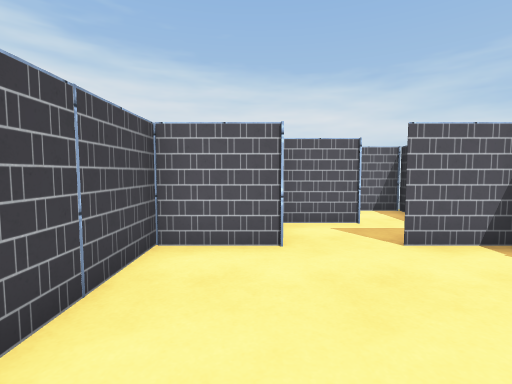
View 1 (above)

12 first-person views from a walk through a Unity game level. The camera is 1.2 m above the floor, tilts 4° down and sees 85° across. The floor is counted in squares, 1 m on a side. Each view is taken from the middle of a square. On the plan, view 1 faces up. The plan holds only what a view shows up to about 13 squares ahead; the rest is blank. The place goes on beyond the plan. The player character is not drawn. Some surface patterns are stand-ins.

View 2
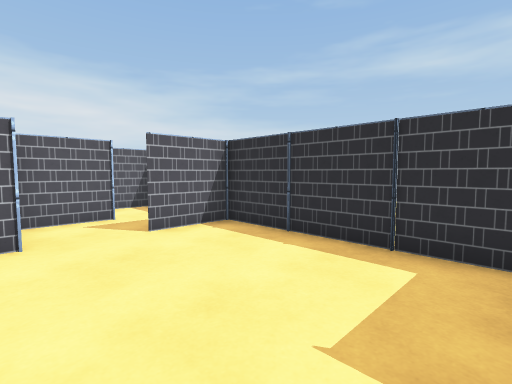

View 3
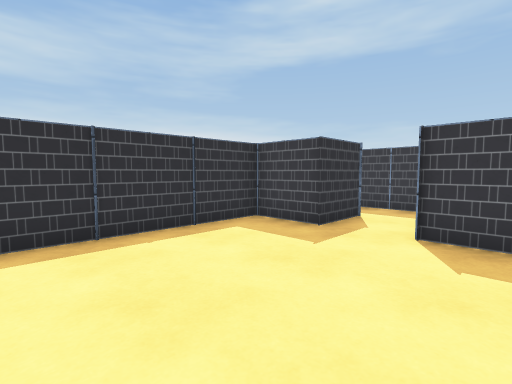

View 4
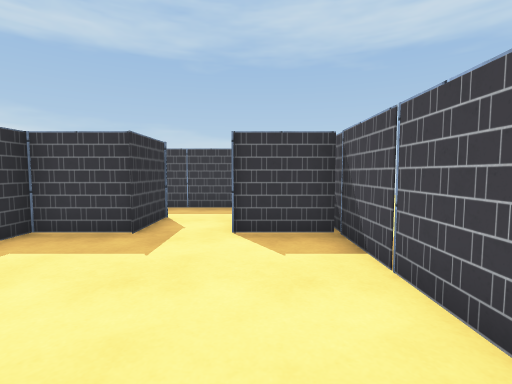

View 5
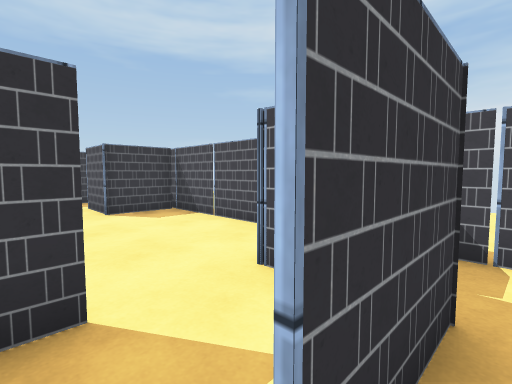

View 6
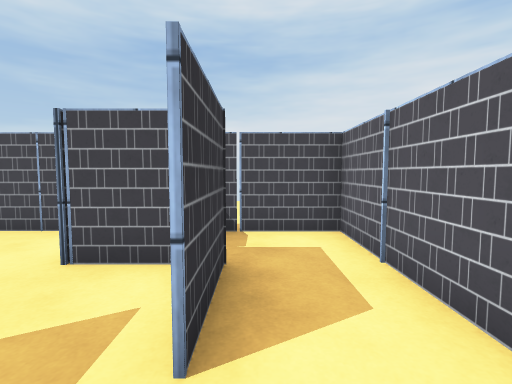

View 7
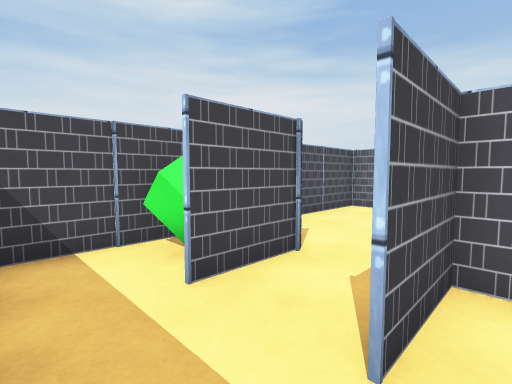

View 8
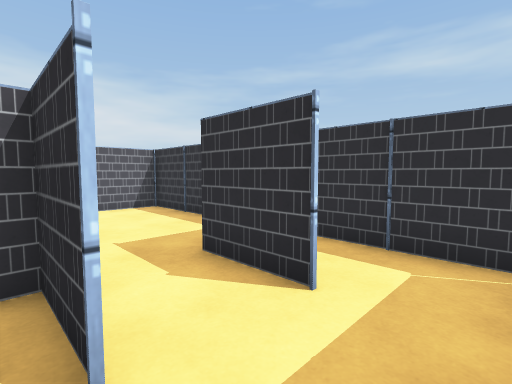

View 9
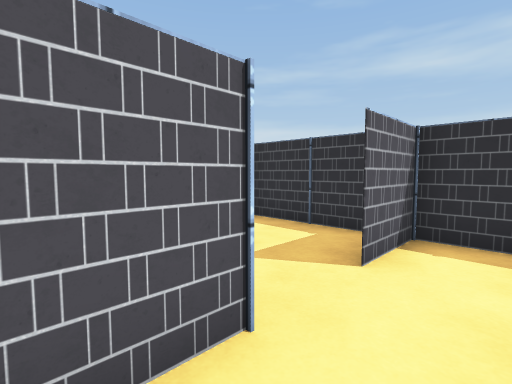

View 10
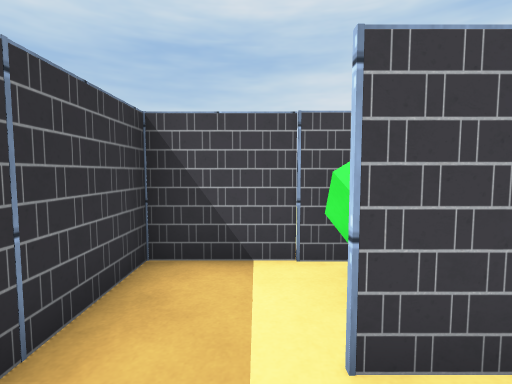

View 11
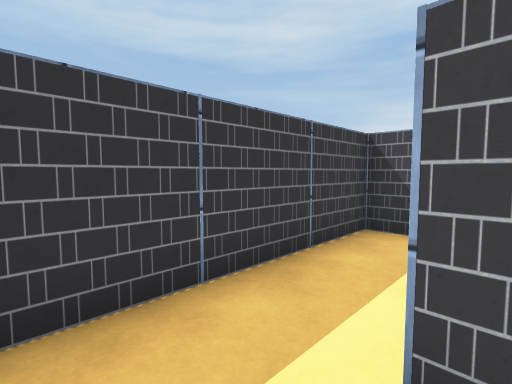

View 12
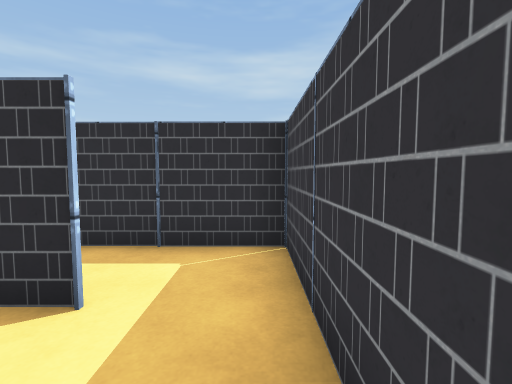

### Floor plan
Points are (right, up) in squares from view 1. A wall is a line through its corners. A room is listed if a view was taken in it or the views show most of it. See-through windows are left out.
Room 1 (views 1, 2, 3, 4, 9)
walls: (0.4, 4.5) (-1.7, 4.5) (-1.7, -2); (-1.6, -1.5) (0.4, -1.5) (0.4, -3.5); (4.5, -2) (4.5, 5); (2.4, -3.5) (2.4, -1.5) (4.5, -1.5); (4.5, 4.5) (2.4, 4.5)
ways out: opening at (1, -2.5) to room 3; opening at (1.5, 5) to room 4
Room 2 (views 5, 6)
walls: (0.4, 6.6) (2.5, 6.6); (4.5, 6.5) (4.5, 8.7) (-1.7, 8.7) (-1.7, 6.2)
ways out: opening at (3.5, 7) to room 4
Room 3 (views 7, 8, 10, 11, 12)
walls: (0.4, -3.5) (0.4, -1.5); (3, -1.5) (2.4, -1.5) (2.4, -3.5); (-1.7, -2) (-1.7, -5.5) (4.5, -5.5) (4.5, -2)
ways out: opening at (1, -2.5) to room 1
objects: green cube (-1, -3)
Room 4 (no view inside)
walls: (2.5, 6.6) (0.4, 6.6) (0.4, 4.5); (2.4, 4.5) (3, 4.5); (4.5, 5) (4.5, 6.5)
ways out: opening at (1.5, 5) to room 1; opening at (3.5, 7) to room 2

Where each view was taken, in squares from view 1:
view 1: 0 up, 0 right, facing up
view 2: 1 down, 0 right, facing up-right
view 3: 4 up, 1 left, facing down-right
view 4: 4 up, 0 right, facing down
view 5: 7 up, 3 right, facing down-left
view 6: 7 up, 4 right, facing left
view 7: 5 down, 3 right, facing up-left
view 8: 5 down, 0 right, facing up-right
view 9: 3 up, 1 left, facing up-right
view 10: 4 down, 2 right, facing left
view 11: 3 down, 4 right, facing down-left
view 12: 5 down, 0 right, facing right
